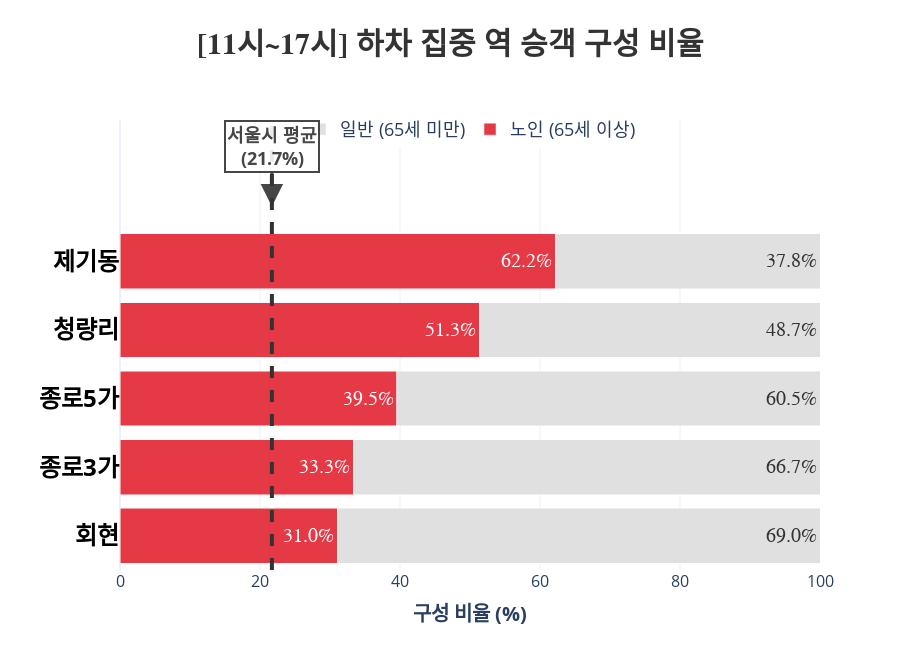

Notebook code for this chart:
### Code cell
# ==========================================================
# [1] 데이터 전처리 (이전과 동일)
# ==========================================================
# (senior24_df, total24_df가 로드되어 있다고 가정)

# 1. 분석 설정
target_time_cols = ['10-11시간대', '11-12시간대', '12-13시간대', '13-14시간대', 
                    '14-15시간대', '15-16시간대', '16-17시간대']
target_stations = ['청량리', '제기동', '종로3가', '회현', '종로5가']

# 2. 전처리 함수
def calculate_station_stats(df, time_cols):
    temp = df.copy()
    if '승하차구분' in temp.columns:
        temp = temp[temp['승하차구분'] == '하차']
    
    if '수송일자' in temp.columns:
        temp['수송일자'] = pd.to_datetime(temp['수송일자'])
        temp = temp[temp['수송일자'].dt.dayofweek < 5] # 평일
    
    temp['역명_정제'] = temp['역명'].str.replace(r'\s*\([^)]*\)', '', regex=True).str.strip()
    
    for col in time_cols:
        temp[col] = pd.to_numeric(temp[col], errors='coerce').fillna(0)
        
    return temp.groupby('역명_정제')[time_cols].sum().sum(axis=1)

# 3. 데이터 계산
senior_data = calculate_station_stats(senior24_df, target_time_cols)
total_data = calculate_station_stats(total24_df, target_time_cols)

# 4. 비율 계산
stats_list = []
for station in target_stations:
    s_val = senior_data.get(station, 0)
    t_val = total_data.get(station, 0)
    
    if t_val == 0: ratio = 0
    else: ratio = (s_val / t_val) * 100
        
    stats_list.append({
        '역명': station,
        '노인비율': ratio,
        '일반비율': 100 - ratio
    })

df_final = pd.DataFrame(stats_list).sort_values(by='노인비율', ascending=True)

# ==========================================================
# [2] 시각화 (폰트 대폭 확대)
# ==========================================================
fig = go.Figure()

# 1. 노인 비중 (빨강)
fig.add_trace(go.Bar(
    y=df_final['역명'],
    x=df_final['노인비율'],
    name='노인 (65세 이상)',
    orientation='h',
    marker_color='#E63946',
    text=df_final['노인비율'].map('{:.1f}%'.format),
    textposition='inside',
    # [수정] 폰트 크기 20으로 확대
    textfont=dict(color='white', size=20, family="Arial Black") 
))

# 2. 일반인 비중 (회색)
fig.add_trace(go.Bar(
    y=df_final['역명'],
    x=df_final['일반비율'],
    name='일반 (65세 미만)',
    orientation='h',
    marker_color='#E0E0E0',
    text=df_final['일반비율'].map('{:.1f}%'.format),
    textposition='inside',
    # [수정] 폰트 크기 20으로 확대
    textfont=dict(color='#333333', size=20, family="Arial Black")
))

# 3. 레이아웃 설정
fig.update_layout(
    title=dict(
        text="<b>[11시~17시] 하차 집중 역 승객 구성 비율</b>",
        x=0.5, y=0.95,
        font=dict(size=30, family="Malgun Gothic", color='#333') # 제목 30
    ),
    xaxis=dict(
        title="구성 비율 (%)",
        title_font=dict(size=20, weight='bold'), # 축 제목 20
        tickfont=dict(size=16),
        range=[0, 100]
    ),
    yaxis=dict(
        title="",
        tickfont=dict(size=24, weight='bold', color='black') # 역 이름 24 (매우 큼)
    ),
    barmode='stack',
    template="plotly_white",
    legend=dict(
        orientation="h", 
        y=1.02, x=0.5, xanchor='center',
        font=dict(size=18) # 범례 18
    ),
    height=650,
    margin=dict(t=120, l=120) # 여백 확보
)

# 4. 서울시 평균선 (21.7% 고정)
seoul_avg_ratio = 21.7

fig.add_vline(x=seoul_avg_ratio, line_width=4, line_dash="dash", line_color="#333") # 선 굵게

fig.add_annotation(
    x=seoul_avg_ratio, y=4.8,
    text=f"<b>서울시 평균<br>({seoul_avg_ratio}%)</b>",
    showarrow=True, arrowhead=2, arrowcolor="#333", arrowwidth=3, arrowsize=1.5,
    ax=0, ay=-60,
    font=dict(size=18, color="#333", weight="bold"), # 설명 폰트 18
    bgcolor="white", bordercolor="#333", borderwidth=2, opacity=0.9
)

fig.show()

### Figure 1 — Plotly figure (JSON) as saved in the notebook; plotly's stock layout.template omitted (floating-point values rounded to 4 significant figures)
{"data": [{"marker": {"color": "#E63946"}, "name": "노인 (65세 이상)", "orientation": "h", "text": ["31.0%", "33.3%", "39.5%", "51.3%", "62.2%"], "textfont": {"color": "white", "family": "Arial Black", "size": 20}, "textposition": "inside", "type": "bar", "x": [31.01, 33.32, 39.52, 51.3, 62.18], "y": ["회현", "종로3가", "종로5가", "청량리", "제기동"]}, {"marker": {"color": "#E0E0E0"}, "name": "일반 (65세 미만)", "orientation": "h", "text": ["69.0%", "66.7%", "60.5%", "48.7%", "37.8%"], "textfont": {"color": "#333333", "family": "Arial Black", "size": 20}, "textposition": "inside", "type": "bar", "x": [68.99, 66.68, 60.48, 48.7, 37.82], "y": ["회현", "종로3가", "종로5가", "청량리", "제기동"]}], "layout": {"annotations": [{"arrowcolor": "#333", "arrowhead": 2, "arrowsize": 1.5, "arrowwidth": 3, "ax": 0, "ay": -60, "bgcolor": "white", "bordercolor": "#333", "borderwidth": 2, "font": {"color": "#333", "size": 18, "weight": "bold"}, "opacity": 0.9, "showarrow": true, "text": "<b>서울시 평균<br>(21.7%)</b>", "x": 21.7, "y": 4.8}], "barmode": "stack", "height": 650, "legend": {"font": {"size": 18}, "orientation": "h", "x": 0.5, "xanchor": "center", "y": 1.02}, "margin": {"l": 120, "t": 120}, "shapes": [{"line": {"color": "#333", "dash": "dash", "width": 4}, "type": "line", "x0": 21.7, "x1": 21.7, "xref": "x", "y0": 0, "y1": 1, "yref": "y domain"}], "title": {"font": {"color": "#333", "family": "Malgun Gothic", "size": 30}, "text": "<b>[11시~17시] 하차 집중 역 승객 구성 비율</b>", "x": 0.5, "y": 0.95}, "xaxis": {"range": [0, 100], "tickfont": {"size": 16}, "title": {"font": {"size": 20, "weight": "bold"}, "text": "구성 비율 (%)"}}, "yaxis": {"tickfont": {"color": "black", "size": 24, "weight": "bold"}, "title": {"text": ""}}}}
